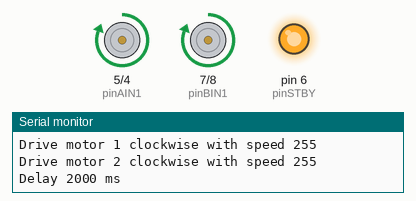
This sketch was run on a simulated Arduino Uno, built with avr-gcc and run on an emulated ATmega328P. Shown: motor-driver pin pairs drawn as motors (green arrow = first pin HIGH = forward, orange = second pin HIGH = backward, longer = more drive, scaled by the enable pin, stopped while the standby pin is LOW), output pins drawn as LEDs (lit = HIGH), the last lines printed to the serial monitor.

Above: at 0.1 s.
At 2.1 s:
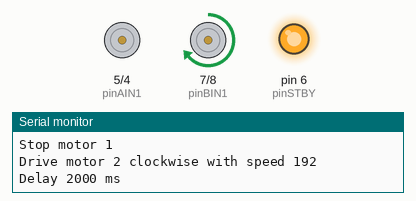
At 4.3 s:
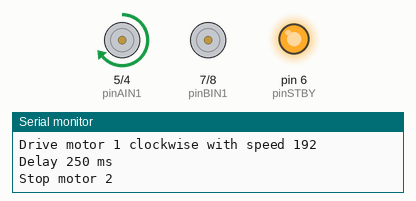
At 6.3 s:
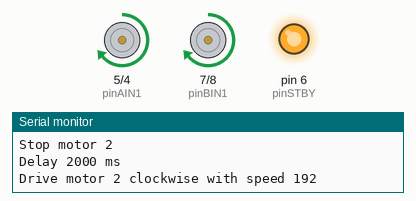
At 9.9 s:
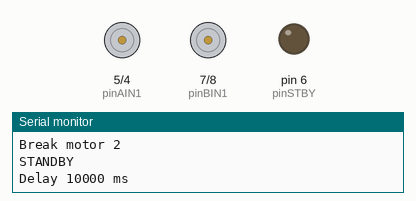
At 27.7 s:
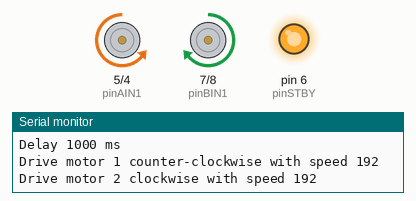
Timing chart, 0 to 40.0 s (numbered marks = the images above):
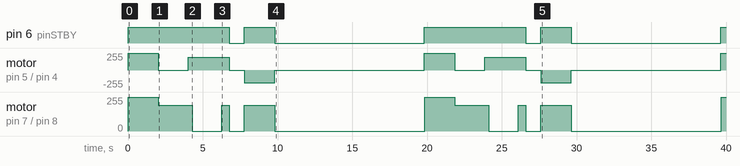

Measured:
- by itself, pin 6 (pinSTBY): LOW → HIGH at 0.00 s, → LOW 6.8 s later, → HIGH 1.0 s later, → LOW 2.0 s later, … (9 changes in this stretch)
- by itself, motor on pin 5 (pinAIN1) / pin 4 (pinAIN2): stopped → forward 255/255 at 0.00 s, → stopped 2.0 s later, → forward 192/255 2.0 s later, → stopped 2.8 s later, … (13 changes in this stretch)
- by itself, motor on pin 7 (pinBIN1) / pin 8 (pinBIN2): stopped → forward 255/255 at 0.02 s, → forward 192/255 2.0 s later, → stopped 2.3 s later, → forward 192/255 2.0 s later, … (15 changes in this stretch)

The sketch:

TB6612FNG.ino
```cpp
/*
 *
 * COPY-PASTE from http://www.instructables.com/id/Using-the-Sparkfun-Motor-Driver-1A-Dual-TB6612FNG-/
 *
Sample Code to run the Sparkfun TB6612FNG 1A Dual Motor Driver using Arduino UNO R3

This code conducts a few simple manoeuvres to illustrate the functions:
  - motorDrive(motorNumber, motorDirection, motorSpeed)
  - motorBrake(motorNumber)
  - motorStop(motorNumber)
  - motorsStandby

Connections:
- Pin 3 ---> PWMA
- Pin 4 ---> AIN2
- Pin 5 ---> AIN1
- Pin 6 ---> STBY
- Pin 7 ---> BIN1
- Pin 8 ---> BIN2
- Pin 9 ---> PWMB

- Motor 1: A01 and A02
- Motor 2: B01 and B02

*/

//Define the Pins

//Motor 1
int pinPWMA = 3; //Speed
int pinAIN2 = 4; //Direction
int pinAIN1 = 5; //Direction


//Standby
int pinSTBY = 6;

//Motor 2
int pinBIN1 = 7; //Direction
int pinBIN2 = 8; //Direction
int pinPWMB = 9; //Speed

//Constants to help remember the parameters
static boolean turnCW = 0;  //for motorDrive function
static boolean turnCCW = 1; //for motorDrive function
static boolean motor1 = 0;  //for motorDrive, motorStop, motorBrake functions
static boolean motor2 = 1;  //for motorDrive, motorStop, motorBrake functions

#define USE_SERIAL_MONITOR

void setup()
{
//Set the PIN Modes
  pinMode(pinPWMA, OUTPUT);
  pinMode(pinAIN1, OUTPUT);
  pinMode(pinAIN2, OUTPUT);

  pinMode(pinPWMB, OUTPUT);
  pinMode(pinBIN1, OUTPUT);
  pinMode(pinBIN2, OUTPUT);

  pinMode(pinSTBY, OUTPUT);

#ifdef USE_SERIAL_MONITOR
  Serial.begin(9600);
#endif
}

void motorDrive(boolean motorNumber, boolean motorDirection, int motorSpeed)
{
#ifdef USE_SERIAL_MONITOR
  Serial.print("Drive motor ");
  Serial.print((int)motorNumber + 1);
  Serial.print(' ');
  if (motorDirection == turnCCW)
    Serial.print("counter-");
  Serial.print("clockwise with speed ");
  Serial.println(motorSpeed);
#endif

  /*
  This Drives a specified motor, in a specific direction, at a specified speed:
    - motorNumber: motor1 or motor2 ---> Motor 1 or Motor 2
    - motorDirection: turnCW or turnCCW ---> clockwise or counter-clockwise
    - motorSpeed: 0 to 255 ---> 0 = stop / 255 = fast
  */

  boolean pinIn1;  //Relates to AIN1 or BIN1 (depending on the motor number specified)

  //Specify the Direction to turn the motor
  //Clockwise: AIN1/BIN1 = HIGH and AIN2/BIN2 = LOW
  //Counter-Clockwise: AIN1/BIN1 = LOW and AIN2/BIN2 = HIGH
  if (motorDirection == turnCW)
    pinIn1 = HIGH;
  else
    pinIn1 = LOW;

//Select the motor to turn, and set the direction and the speed
  if(motorNumber == motor1)
  {
    digitalWrite(pinAIN1, pinIn1);
    digitalWrite(pinAIN2, !pinIn1);  //This is the opposite of the AIN1
    analogWrite(pinPWMA, motorSpeed);
  }
  else
  {
    digitalWrite(pinBIN1, pinIn1);
    digitalWrite(pinBIN2, !pinIn1);  //This is the opposite of the BIN1
    analogWrite(pinPWMB, motorSpeed);
  }


//Finally , make sure STBY is disabled - pull it HIGH
  digitalWrite(pinSTBY, HIGH);

}

void motorBrake(boolean motorNumber)
{
#ifdef USE_SERIAL_MONITOR
  Serial.print("Break motor ");
  Serial.println((int)motorNumber + 1);
#endif
/*
This "Short Brake"s the specified motor, by setting speed to zero
*/

  if (motorNumber == motor1)
    analogWrite(pinPWMA, 0);
  else
    analogWrite(pinPWMB, 0);

}


void motorStop(boolean motorNumber)
{
#ifdef USE_SERIAL_MONITOR
  Serial.print("Stop motor ");
  Serial.println((int)motorNumber + 1);
#endif
  /*
  This stops the specified motor by setting both IN pins to LOW
  */
  if (motorNumber == motor1) {
    digitalWrite(pinAIN1, LOW);
    digitalWrite(pinAIN2, LOW);
  }
  else
  {
    digitalWrite(pinBIN1, LOW);
    digitalWrite(pinBIN2, LOW);
  }
}


void motorsStandby()
{
#ifdef USE_SERIAL_MONITOR
  Serial.println("STANDBY");
#endif
  /*
  This puts the motors into Standby Mode
  */
  digitalWrite(pinSTBY, LOW);
}

void Delay(int ms)
{
#ifdef USE_SERIAL_MONITOR
  Serial.print("Delay ");
  Serial.print(ms);
  Serial.println(" ms");
#endif
  delay(ms);
}

void loop()
{

  //Drive both motors CW, full speed
  motorDrive(motor1, turnCW, 255);
  motorDrive(motor2, turnCW, 255);

  //Keep driving for 2 secs
  Delay(2000);

  //Turn towards motor1: Stop Motor1, slow Motor2
  motorStop(motor1);
  motorDrive(motor2, turnCW, 192);

  //Keep turning for 2 secs
  Delay(2000);

  //Turn in opposite direction: Stop Motor2, slow Motor1
  motorDrive(motor1, turnCW, 192);
  Delay(250);
  motorStop(motor2);

  //Keep turning for 2 secs
  Delay(2000);

  //Straighten up
  motorDrive(motor2, turnCW, 192);
  Delay(500);

  //Put motors into Standby
  motorsStandby();
  Delay(1000);

  //Do a tight turn towards motor1: Motor2 forward, Motor1 reverse
  motorDrive(motor1, turnCCW, 192);
  motorDrive(motor2, turnCW, 192);

  //Keep turning for 2 secs
  Delay(2000);


  //Apply Brakes, then into Standby
  motorBrake(motor1);
  motorBrake(motor2);
  motorsStandby();

  //Stand still for 10 secs, then we do it all over again...
  Delay(10000);

}
```
